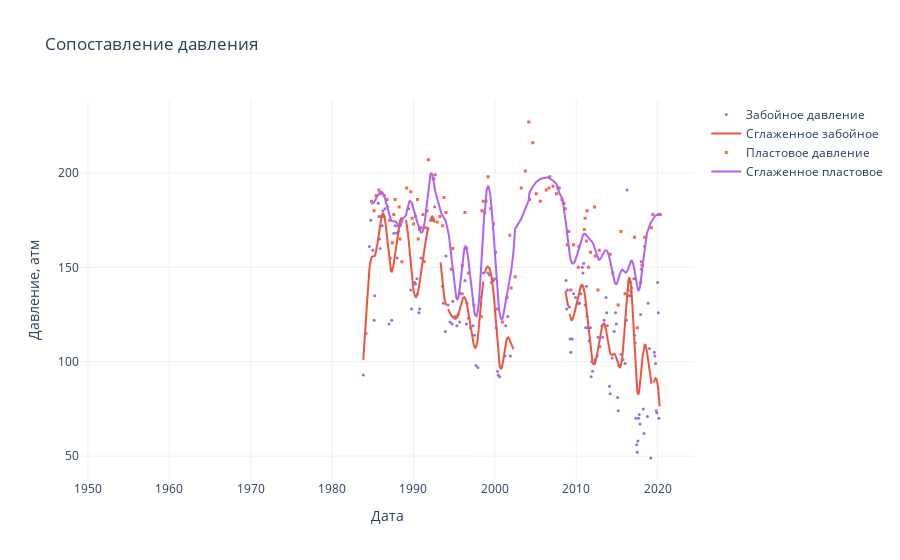

The code cell stored with this chart in its notebook:
### Code cell
fig= go.Figure()
fig.add_trace(go.Scatter(x=well_df.date, y=well_df.BHPH, mode='markers',
                         marker=dict(size=3, color="MediumPurple"), name='Забойное давление'))
fig.add_trace(go.Scatter(x=well_df.date, y=well_df.SBHPH, name='Сглаженное забойное'))
fig.add_trace(go.Scatter(x=well_df.date, y=well_df.THPH, mode='markers', 
                         marker=dict(size=3, color="tomato", symbol='square-x'), name='Пластовое давление'))
fig.add_trace(go.Scatter(x=well_df.date, y=well_df.STHPH, name='Сглаженное пластовое'))

fig.update_layout(template= 'plotly_white', title='Сопоставление давления', xaxis=go.layout.XAxis(title=go.layout.xaxis.Title(text='Дата')), 
                 yaxis=go.layout.YAxis(title=go.layout.yaxis.Title(text='Давление, атм')))

#offline.plot(fig,  filename='Давление.png')

### Figure 1 — Plotly figure (JSON) as saved in the notebook; plotly's stock layout.template omitted (floating-point values rounded to 4 significant figures; data arrays with more than 128 entries replaced by an {"elided": "..."} marker saying what was removed)
{"data": [{"marker": {"color": "MediumPurple", "size": 3}, "mode": "markers", "name": "Забойное давление", "type": "scatter", "x": {"elided": "742 str values"}, "y": {"elided": "742 int values"}}, {"name": "Сглаженное забойное", "type": "scatter", "x": {"elided": "742 str values"}, "y": {"elided": "742 float values"}}, {"marker": {"color": "tomato", "size": 3, "symbol": "square-x"}, "mode": "markers", "name": "Пластовое давление", "type": "scatter", "x": {"elided": "742 str values"}, "y": {"elided": "742 int values"}}, {"name": "Сглаженное пластовое", "type": "scatter", "x": {"elided": "742 str values"}, "y": {"elided": "742 float values"}}], "layout": {"title": {"text": "Сопоставление давления"}, "xaxis": {"title": {"text": "Дата"}}, "yaxis": {"title": {"text": "Давление, атм"}}}}
